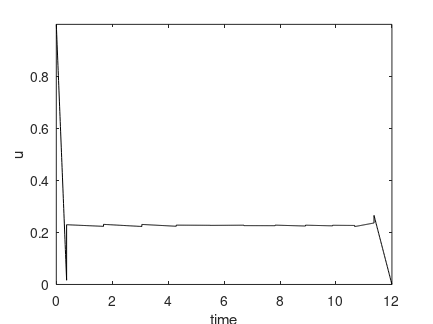

MATLAB code for this plot: (Note: this script raises an error after producing the figure.)
load optimprofiles tplot uplot xplot

% ploting
%..........................................................................
plot(tplot,uplot,'k')
title('')
xlabel('time')
ylabel('u')
axis tight 
set(1,'PaperUnits','centimeters')
set(1,'PaperPosition',[3 10 11 8.25])

print -depsc u_5212a.eps
pause

plot(tplot,xplot(:,1),'b:',tplot,xplot(:,2),'r--')
title('')
xlabel('time')
ylabel('x_1, x_2')
legend('x_1','x_2',1)
axis tight 
set(1,'PaperUnits','centimeters')
set(1,'PaperPosition',[3 10 11 8.25])

print -depsc x12_5212a.eps
pause
close
%..........................................................................